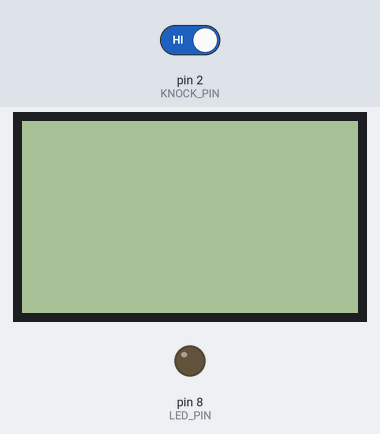
Bench run of a sketch on a simulated Arduino Uno, built with avr-gcc and run on an emulated ATmega328P. Parts: 84×48 one-colour display, output pins drawn as LEDs (lit = HIGH). Inputs (shaded band) come from the test bench; at power-on: pin 2 (KNOCK_PIN) HIGH.

Above: at 0.8 s.
0.9 s: pin 2 (KNOCK_PIN) driven LOW
At 2.2 s:
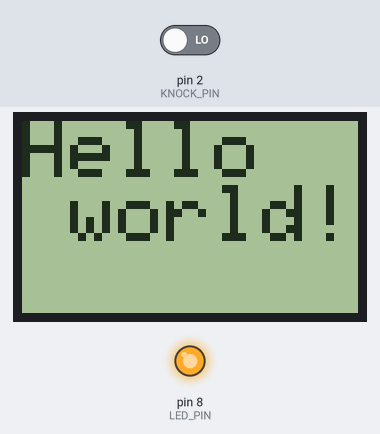
3.9 s: pin 2 (KNOCK_PIN) driven HIGH
At 5.7 s:
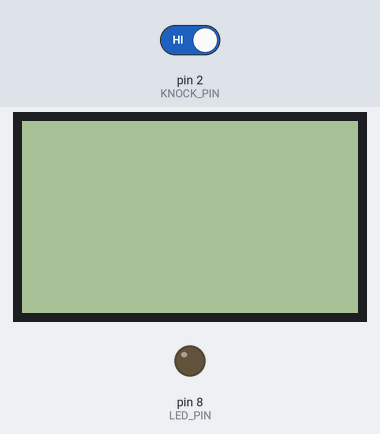
Timing chart, 0 to 7.2 s (numbered marks = the images above; inputs shaded):
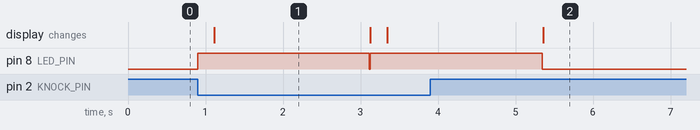

Measured:
- after the input at 0.9 s, pin 8 (LED_PIN): LOW → HIGH at once, → LOW 2.2 s later, → HIGH 0.01 s later; the display: changes after 0.21 s (image 1)
- after the input at 3.9 s, pin 8 (LED_PIN): goes on until 5.3 s, then stays LOW
- what the display in image 1 shows lasts 2.0 s, from 1.1 s to 3.1 s

The sketch:

knockLED.ino
```cpp
#include <SPI.h>
#include <Adafruit_GFX.h>
#include <Adafruit_PCD8544.h>

Adafruit_PCD8544 display = Adafruit_PCD8544(7, 6, 5, 4, 3);

int KNOCK_PIN = 2;
int LED_PIN = 8;

int knockCount = 0;
boolean lcdStarted = false;

void setup() {
  Serial.begin(9600);

  display.begin();
  display.setContrast(50);
  display.clearDisplay();
  display.display();

  pinMode(KNOCK_PIN, INPUT);
  pinMode(LED_PIN, OUTPUT);
  while(1) {
    getInput();
  }
}

void getInput() {
  int knock = digitalRead(KNOCK_PIN);
  if (knockCount < 2) {
    display.clearDisplay();
    if (knock == LOW) {
      knockCount++;
      digitalWrite(LED_PIN, HIGH);
      delay(100);
      digitalWrite(LED_PIN, LOW);
    }
  }
  if (knockCount == 2) {
    startLCD();
    delay(2000);
    digitalWrite(LED_PIN, LOW);
    knockCount = 0;
    display.clearDisplay();
    display.display();
  }
}

void loop() {
  //getInput();
}

void startLCD() {
    digitalWrite(LED_PIN, HIGH);
    display.clearDisplay();
    display.setTextSize(2);
    display.setTextColor(BLACK);
    display.setCursor(0,0);
    display.println("Hello   world!");
    display.display();
}
```
